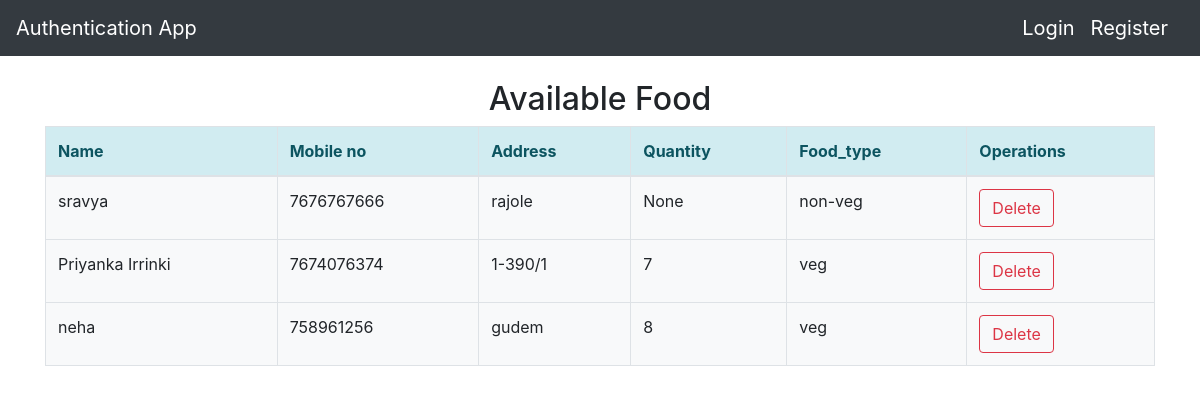
The app's page /display/ with its own data.
### authenticate/models.py (models this page shows)
class Fooddb123(models.Model):
    food_typeq=[('veg','VEG'),('non-veg','NON-VEG'),('both','BOTH')]
    user = models.ForeignKey(to=User,on_delete=models.CASCADE, related_name="form", blank=True, null=True)
    name=models.CharField(max_length=20)
    mobile= models.IntegerField()
    quantity=models.CharField(max_length=10,null=True)
    address=models.CharField(max_length=40)
    food_type=models.CharField(max_length=10,choices=food_typeq,null=True)

### authenticate/views.py (the view)
# urls.py: path('display/',views.display,name='display'),
def display(request):
	data=Fooddb123.objects.all()
	return render(request,'authenticate/display.html',{'data':data})

### authenticate/templates/authenticate/display.html
{% extends 'authenticate/base.html' %}
{% block content %}
<h2 class="text-center">Available Food</h2>
<table class="table table-bordered table-hover table:stripped bg-light">
    <thead  class="alert alert-info">
        <tr>
        <th>Name</th>
        <th>Mobile no</th>
        <th>Address</th>
        <th>Quantity</th>
        <th>Food_type</th>
		<th>Operations</th>
        </tr>
    <tbody>
        {% for i in data %}
        <tr>
            <td>{{i.name}}</td>
            <td>{{i.mobile}}</td>
            <td>{{i.address}}</td>
            <td>{{i.quantity}}</td>
            <td>{{i.food_type}}</td>
            <td><a href="{% url 'del' i.id %}" class="btn btn-outline-danger">Delete</a></td>
        </tr>
        {% endfor %}
    </tbody>
    </thead>
</table>
{% endblock %}

### authenticate/templates/authenticate/base.html (shortened to what this page needs)
<!doctype html>
<html lang="en">
  <head>
    <link rel="stylesheet" href="https://stackpath.bootstrapcdn.com/bootstrap/4.1.1/css/bootstrap.min.css">
  </head>
  <body>
    <nav class="navbar navbar-expand-lg navbar-dark bg-dark">
  <a class="navbar-brand" href="{% url 'home' %}">Authentication App</a>
  <div class="collapse navbar-collapse" id="navbarSupportedContent">
    <ul class="navbar-nav ml-auto">
      {% if user.is_authenticated %}
        <li class="nav-item">
          <a class="navbar-brand" href="{% url 'logout' %}">Logout</a>
        </li>
        <li class="nav-item">
          <a class="navbar-brand" href="{% url 'edit_profile' %}">Edit Profile</a>
        </li>
        <li class="nav-item">
          <a class="navbar-brand" href="{% url 'change_password' %}">Change Password</a>
        </li>
      {% else %}
        <li class="nav-item">
          <a class="navbar-brand" href="{% url 'login' %}">Login</a>
        </li>
        <li class="nav-item">
          <a class="navbar-brand" href="{% url 'register' %}">Register</a>
        </li>
      {% endif %}
    </ul>
  </div>
</nav>
    <br/>
    <div class="container">
      {% block content %}
      {% endblock %}
    </div>
  </body>
</html>

### records on screen
Fooddb123: name "sravya", mobile "7676767666", address "rajole", quantity "None", food_type "non-veg"
Fooddb123: name "Priyanka Irrinki", mobile "7674076374", address "1-390/1", quantity "7", food_type "veg"
Fooddb123: name "neha", mobile "758961256", address "gudem", quantity "8", food_type "veg"
